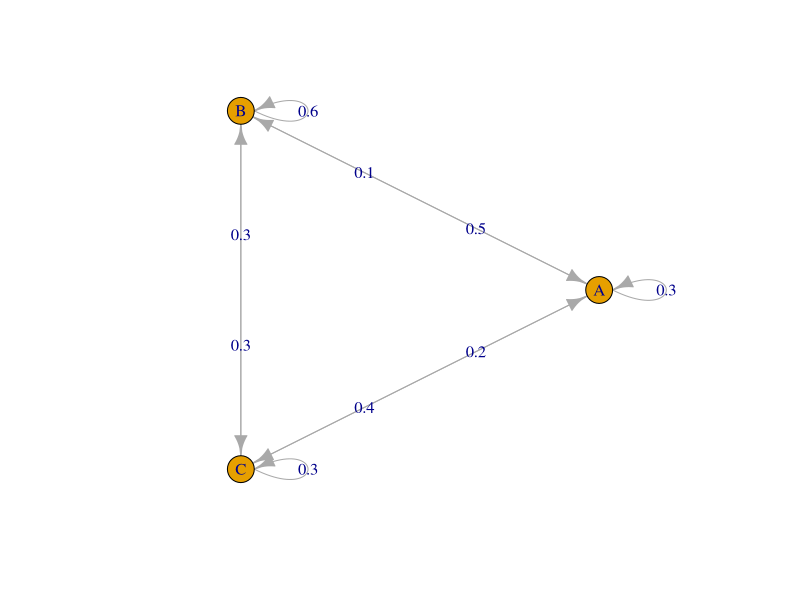

Here is the R script that generated this plot: (Note: this script raises an error after producing the figure.)
## ---- chunk 1
# Load required library (only needed for visualization)
 # Run this line if you don't have 'igraph' installed
library(igraph)

# Step 1: Define the state space (in this example, we have 3 states: A, B, and C)
state_space <- c("A", "B", "C")

# Step 2: Define the transition probability matrix with row and column names
transition_matrix <- matrix(c(
  0.3, 0.5, 0.2,  # Probability of moving from A to A, A to B, A to C
  0.1, 0.6, 0.3,  # Probability of moving from B to A, B to B, B to C
  0.4, 0.3, 0.3   # Probability of moving from C to A, C to B, C to C
), nrow = 3, byrow = TRUE, dimnames = list(state_space, state_space))

# Step 3: Initialize the starting state (choose one of the states from the state space)
initial_state <- "A"

# Step 4: Simulate the Markov chain
set.seed(123)  # Set a seed for reproducibility
num_time_steps <- 100

# Function to simulate the Markov chain
simulate_markov_chain <- function(transition_matrix, state_space, initial_state, num_time_steps) {
  states <- character(num_time_steps)  # Initialize a vector to store the states at each time step
  current_state <- initial_state
  
  for (t in 1:num_time_steps) {
    states[t] <- current_state
    current_state <- sample(state_space, size = 1, prob = transition_matrix[current_state, ])
  }
  
  return(states)
}

# Simulate the Markov chain
result_states <- simulate_markov_chain(transition_matrix, state_space, initial_state, num_time_steps)

# Print the resulting states
print(result_states)

# Visualize the Markov chain as a directed graph
transition_graph <- graph_from_adjacency_matrix(transition_matrix, mode = "directed", weighted = TRUE)
plot(transition_graph, layout = layout_in_circle(transition_graph), edge.label = round(E(transition_graph)$weight, 2))

result_states |>
  as_tibble()

## ---- chunk 2
# Load required libraries
 # Run this line if you don't have 'ggplot2' installed
library(ggplot2)

# Step 1: Define the state space
state_space <- c("Sunny", "Rainy")

# Step 2: Define the transition probability matrix
# The rows represent the current state, and the columns represent the next state.
# Probabilities should sum up to 1 for each row.
transition_matrix <- matrix(c(
  0.8, 0.2,  # Probability of staying Sunny or transitioning to Rainy when the current state is Sunny
  0.4, 0.6   # Probability of staying Rainy or transitioning to Sunny when the current state is Rainy
), nrow = 2, byrow = TRUE, dimnames = list(state_space, state_space))

# Step 3: Initialize the starting state
initial_state <- "Sunny"

# Step 4: Simulate the Markov chain and calculate probabilities
set.seed(123)  # Set a seed for reproducibility
num_time_steps <- 10

# Function to simulate the Markov chain and calculate probabilities over time steps
simulate_markov_chain <- function(transition_matrix, initial_state, num_time_steps) {
  probabilities <- matrix(0, nrow = num_time_steps, ncol = ncol(transition_matrix))
  probabilities[1, ] <- ifelse(state_space == initial_state, 1, 0)
  
  for (t in 2:num_time_steps) {
    probabilities[t, ] <- probabilities[t - 1, ] %*% transition_matrix
  }
  
  return(probabilities)
}

# Simulate the Markov chain and calculate probabilities
probabilities_over_time <- simulate_markov_chain(transition_matrix, initial_state, num_time_steps)

# Convert probabilities to a data frame for plotting
time_steps <- 1:num_time_steps
prob_data <- data.frame(
  time_steps = time_steps,
  Sunny = probabilities_over_time[, "Sunny"],
  Rainy = probabilities_over_time[, "Rainy"]
)

# Step 5: Plot the line graph for probability over steps
ggplot(prob_data, aes(x = time_steps)) +
  geom_line(aes(y = Sunny, color = "Sunny")) +
  geom_line(aes(y = Rainy, color = "Rainy")) +
  scale_color_manual(values = c("Sunny" = "orange", "Rainy" = "blue")) +
  labs(x = "Time Steps", y = "Probability", title = "Weather Prediction using Markov Chain") +
  theme_minimal()



